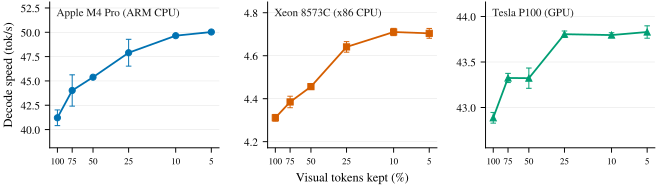

Recreate this plot in Python.
"""Figure 4: decode speed (tok/s) vs. keep-ratio, all three platforms as
small multiples (native units; absolute scales differ by ~10x, so one shared
axis would flatten the CPU platforms' trends).

Reads: per-cell sweep JSONs (aggregate.decode_tok_per_s mean/std):
       results/*_p2_sweep_keep{K}.json, *_p2_sweep_x86_keep{K}.json,
       *_p2_sweep_kaggle_gpu_keep{K}.json for K in the main 6-ratio grid
Writes: figures/fig4_decode.pdf
"""

import os
import sys

sys.path.insert(0, os.path.dirname(os.path.abspath(__file__)))
import matplotlib

matplotlib.use("Agg")
import matplotlib.pyplot as plt

import vtp_style as S

S.apply_style()

fig, axes = plt.subplots(1, 3, figsize=(6.8, 2.1))

for ax, (key, p) in zip(axes, S.PLATFORMS.items()):
    xs, ys, es = [], [], []
    for k in S.KEEP_MAIN:
        agg = S.cell(key, k)["aggregate"]["decode_tok_per_s"]
        xs.append(k)
        ys.append(agg["mean"])
        es.append(agg["std"])
    ax.errorbar(xs, ys, yerr=es, color=p["color"], marker=p["marker"],
                capsize=2, elinewidth=0.7, markeredgewidth=0.7)
    S.keep_axis(ax, S.KEEP_MAIN)
    ax.tick_params(axis="x", labelsize=6.5)
    ax.text(0.04, 0.96, p["label"], transform=ax.transAxes,
            ha="left", va="top", fontsize=8, color=S.INK)
    lo, hi = min(ys), max(ys)
    pad = 0.35 * (hi - lo)
    ax.set_ylim(lo - pad, hi + pad)
    ax.grid(axis="y")

axes[0].set_ylabel("Decode speed (tok/s)")
for ax in (axes[0], axes[2]):
    ax.set_xlabel("")
fig.tight_layout(w_pad=1.2)

fig.savefig(os.path.join(os.path.dirname(os.path.abspath(__file__)), "fig4_decode.pdf"))
